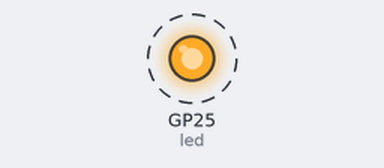
Recording of a program running on a simulated Raspberry Pi Pico running MicroPython. Shown: output pins drawn as LEDs (lit = HIGH). Dashed ring = blinking. What the program prints to the serial console is not drawn.

Above: at 0.2 s.
Timing chart, 0 to 3.0 s (numbered marks = the images above):
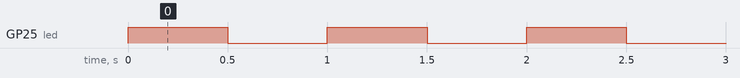

Measured:
- by itself, GP25 (led): alternates HIGH for 0.50 s and LOW for 0.50 s

The program:

blink.py
```python
from machine import Pin
import time


def main():
    print("Press Ctrl+C to stop")

    led = Pin("LED", Pin.OUT)

    try:
        while True:
            led.toggle()
            time.sleep_ms(500)
    except KeyboardInterrupt:
        print("\nProgram stopped. Exiting...")
        led.off()


if __name__ == "__main__":
    main()
```
